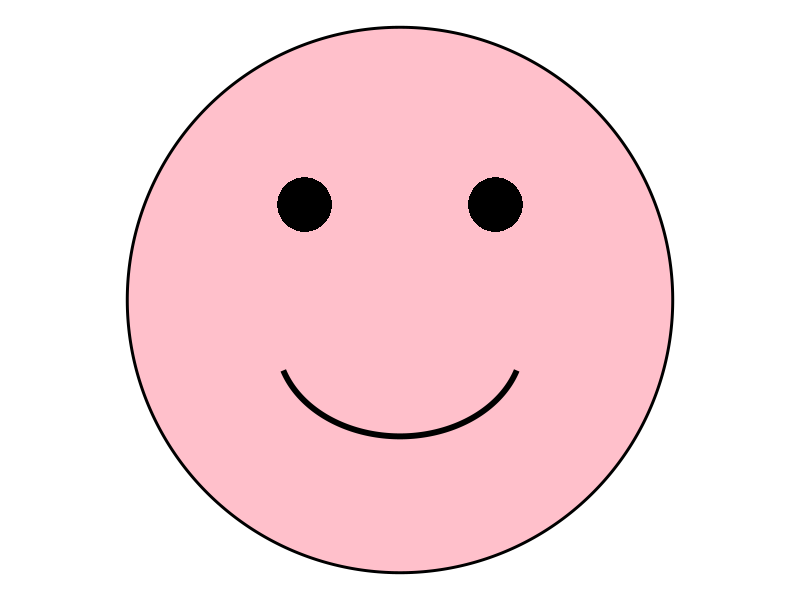

Reproduce this figure in R.
## ---- chunk 1
library(ggplot2)

# Face outline
t <- seq(0, 2*pi, length.out = 500)
face <- data.frame(
  x = cos(t),
  y = sin(t)
)

# Left eye
t_eye <- seq(0, 2*pi, length.out = 200)
left_eye <- data.frame(
  x = -0.35 + 0.1*cos(t_eye),
  y =  0.35 + 0.1*sin(t_eye)
)

# Right eye
right_eye <- data.frame(
  x = 0.35 + 0.1*cos(t_eye),
  y = 0.35 + 0.1*sin(t_eye)
)

# Smile
t_mouth <- seq(pi/10, 9*pi/10, length.out = 200)
mouth <- data.frame(
  x = 0.45*cos(t_mouth),
  y = -0.15 - 0.35*sin(t_mouth)
)

ggplot() +
  geom_polygon(data = face, aes(x, y), fill="pink", color="black", linewidth = 1) +
  geom_polygon(data = left_eye, aes(x, y), fill="black", linewidth = 1) +
  geom_polygon(data = right_eye, aes(x, y), fill="black", linewidth = 1) +
  geom_path(data = mouth, aes(x, y), linewidth = 2) +
  coord_fixed() +
  theme_void()
